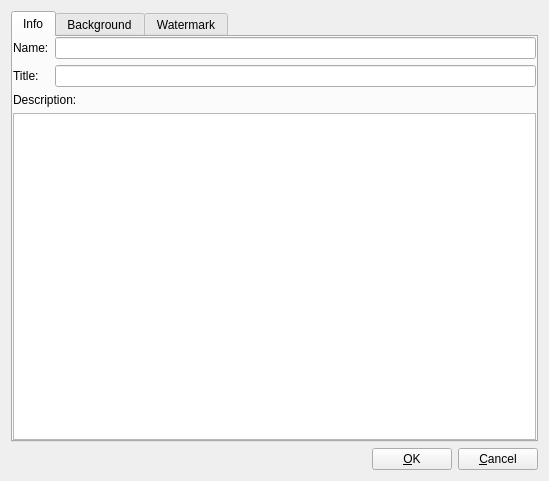
<?xml version="1.0" encoding="UTF-8"?>
<ui version="4.0">
 <author>Chris Ryan</author>
 <comment> * OpenRPT report writer and rendering engine
 * Copyright (C) 2001-2008 by OpenMFG, LLC
 *
 * This library is free software; you can redistribute it and/or
 * modify it under the terms of the GNU Lesser General Public
 * License as published by the Free Software Foundation; either
 * version 2.1 of the License, or (at your option) any later version.
 *
 * This library is distributed in the hope that it will be useful,
 * but WITHOUT ANY WARRANTY; without even the implied warranty of
 * MERCHANTABILITY or FITNESS FOR A PARTICULAR PURPOSE. See the GNU
 * Lesser General Public License for more details.
 *
 * You should have received a copy of the GNU Lesser General Public
 * License along with this library; if not, write to the Free Software
 * Foundation, Inc., 59 Temple Place, Suite 330, Boston, MA 02111-1307 USA
 * Please contact info@openmfg.com with any questions on this license.</comment>
 <class>ReportProperties</class>
 <widget class="QDialog" name="ReportProperties">
  <property name="geometry">
   <rect>
    <x>0</x>
    <y>0</y>
    <width>549</width>
    <height>481</height>
   </rect>
  </property>
  <property name="windowTitle">
   <string>Report Properties</string>
  </property>
  <layout class="QVBoxLayout">
   <property name="spacing">
    <number>6</number>
   </property>
   <property name="margin">
    <number>11</number>
   </property>
   <item>
    <widget class="QTabWidget" name="_tab">
     <property name="currentIndex">
      <number>0</number>
     </property>
     <widget class="QWidget" name="tab1">
      <attribute name="title">
       <string>Info</string>
      </attribute>
      <layout class="QVBoxLayout">
       <property name="spacing">
        <number>6</number>
       </property>
       <property name="margin">
        <number>0</number>
       </property>
       <item>
        <layout class="QGridLayout">
         <property name="margin">
          <number>0</number>
         </property>
         <property name="spacing">
          <number>6</number>
         </property>
         <item row="1" column="0">
          <widget class="QLabel" name="_lblTitle">
           <property name="text">
            <string>Title:</string>
           </property>
          </widget>
         </item>
         <item row="1" column="1">
          <widget class="QLineEdit" name="_leTitle"/>
         </item>
         <item row="0" column="1">
          <widget class="QLineEdit" name="_leName"/>
         </item>
         <item row="0" column="0">
          <widget class="QLabel" name="_lblName">
           <property name="text">
            <string>Name:</string>
           </property>
          </widget>
         </item>
        </layout>
       </item>
       <item>
        <widget class="QLabel" name="_lblDescrip">
         <property name="text">
          <string>Description:</string>
         </property>
        </widget>
       </item>
       <item>
        <widget class="QTextEdit" name="_leDescription"/>
       </item>
      </layout>
     </widget>
     <widget class="QWidget" name="tab2">
      <attribute name="title">
       <string>Background</string>
      </attribute>
      <layout class="QVBoxLayout">
       <property name="spacing">
        <number>6</number>
       </property>
       <property name="margin">
        <number>0</number>
       </property>
       <item>
        <widget class="QCheckBox" name="_cbBgEnable">
         <property name="text">
          <string>Enable Background Image</string>
         </property>
        </widget>
       </item>
       <item>
        <widget class="QTabWidget" name="_tabBg">
         <property name="currentIndex">
          <number>0</number>
         </property>
         <widget class="QWidget" name="tab21">
          <attribute name="title">
           <string>General</string>
          </attribute>
          <layout class="QVBoxLayout">
           <property name="spacing">
            <number>6</number>
           </property>
           <property name="margin">
            <number>0</number>
           </property>
           <item>
            <widget class="QGroupBox" name="_gbBgSource">
             <property name="title">
              <string>Source</string>
             </property>
             <layout class="QHBoxLayout">
              <property name="spacing">
               <number>6</number>
              </property>
              <property name="margin">
               <number>11</number>
              </property>
              <item>
               <widget class="QRadioButton" name="_rbBgStatic">
                <property name="text">
                 <string>Static</string>
                </property>
                <property name="checked">
                 <bool>true</bool>
                </property>
               </widget>
              </item>
              <item>
               <widget class="QRadioButton" name="_rbBgDynamic">
                <property name="text">
                 <string>Dynamic</string>
                </property>
               </widget>
              </item>
             </layout>
            </widget>
           </item>
           <item>
            <widget class="QGroupBox" name="_gbBgDynamic">
             <property name="enabled">
              <bool>false</bool>
             </property>
             <property name="title">
              <string>Database</string>
             </property>
             <layout class="QGridLayout">
              <property name="margin">
               <number>11</number>
              </property>
              <property name="spacing">
               <number>6</number>
              </property>
              <item row="1" column="1">
               <widget class="QLineEdit" name="_leBgColumn"/>
              </item>
              <item row="1" column="0">
               <widget class="QLabel" name="_lblBgColumn">
                <property name="sizePolicy">
                 <sizepolicy hsizetype="Preferred" vsizetype="Minimum">
                  <horstretch>0</horstretch>
                  <verstretch>0</verstretch>
                 </sizepolicy>
                </property>
                <property name="text">
                 <string>Column:</string>
                </property>
               </widget>
              </item>
              <item row="0" column="0">
               <widget class="QLabel" name="_lblBgQuery">
                <property name="text">
                 <string>Query Source:</string>
                </property>
               </widget>
              </item>
              <item row="0" column="1">
               <widget class="QueryComboBox" name="_cbBgQuery"/>
              </item>
             </layout>
            </widget>
           </item>
           <item>
            <widget class="QGroupBox" name="_gbBgOpacity">
             <property name="title">
              <string>Opacity</string>
             </property>
             <layout class="QHBoxLayout">
              <property name="spacing">
               <number>6</number>
              </property>
              <property name="margin">
               <number>11</number>
              </property>
              <item>
               <widget class="QLabel" name="_lblBgOpacityNone">
                <property name="font">
                 <font>
                  <family>Helvetica [Cronyx]</family>
                  <pointsize>8</pointsize>
                  <weight>50</weight>
                  <italic>false</italic>
                  <bold>false</bold>
                  <underline>false</underline>
                  <strikeout>false</strikeout>
                 </font>
                </property>
                <property name="text">
                 <string>0%
(transparent)</string>
                </property>
                <property name="alignment">
                 <set>Qt::AlignCenter</set>
                </property>
               </widget>
              </item>
              <item>
               <layout class="QVBoxLayout">
                <property name="spacing">
                 <number>6</number>
                </property>
                <property name="margin">
                 <number>0</number>
                </property>
                <item>
                 <widget class="QSlider" name="_slBgOpacity">
                  <property name="maximum">
                   <number>255</number>
                  </property>
                  <property name="value">
                   <number>25</number>
                  </property>
                  <property name="orientation">
                   <enum>Qt::Horizontal</enum>
                  </property>
                  <property name="tickInterval">
                   <number>25</number>
                  </property>
                 </widget>
                </item>
                <item>
                 <widget class="QLabel" name="_lblBgOpacity">
                  <property name="font">
                   <font>
                    <family>Helvetica [Cronyx]</family>
                    <pointsize>8</pointsize>
                    <weight>75</weight>
                    <italic>false</italic>
                    <bold>true</bold>
                    <underline>false</underline>
                    <strikeout>false</strikeout>
                   </font>
                  </property>
                  <property name="text">
                   <string>10%</string>
                  </property>
                  <property name="alignment">
                   <set>Qt::AlignCenter</set>
                  </property>
                 </widget>
                </item>
               </layout>
              </item>
              <item>
               <widget class="QLabel" name="_lblBgOpacityFull">
                <property name="font">
                 <font>
                  <family>Helvetica [Cronyx]</family>
                  <pointsize>8</pointsize>
                  <weight>50</weight>
                  <italic>false</italic>
                  <bold>false</bold>
                  <underline>false</underline>
                  <strikeout>false</strikeout>
                 </font>
                </property>
                <property name="text">
                 <string>100%
(opaque)</string>
                </property>
                <property name="alignment">
                 <set>Qt::AlignCenter</set>
                </property>
               </widget>
              </item>
             </layout>
            </widget>
           </item>
           <item>
            <spacer>
             <property name="orientation">
              <enum>Qt::Vertical</enum>
             </property>
             <property name="sizeType">
              <enum>QSizePolicy::Expanding</enum>
             </property>
             <property name="sizeHint" stdset="0">
              <size>
               <width>20</width>
               <height>20</height>
              </size>
             </property>
            </spacer>
           </item>
          </layout>
         </widget>
         <widget class="QWidget" name="tab22">
          <attribute name="title">
           <string>Layout</string>
          </attribute>
          <layout class="QVBoxLayout">
           <property name="spacing">
            <number>6</number>
           </property>
           <property name="margin">
            <number>0</number>
           </property>
           <item>
            <widget class="QGroupBox" name="_gbBgResizeMode">
             <property name="title">
              <string>Resize Mode</string>
             </property>
             <layout class="QHBoxLayout">
              <property name="spacing">
               <number>6</number>
              </property>
              <property name="margin">
               <number>11</number>
              </property>
              <item>
               <widget class="QRadioButton" name="_rbBgClip">
                <property name="text">
                 <string>Clip</string>
                </property>
                <property name="checked">
                 <bool>true</bool>
                </property>
               </widget>
              </item>
              <item>
               <widget class="QRadioButton" name="_rbBgStretch">
                <property name="text">
                 <string>Stretch</string>
                </property>
               </widget>
              </item>
             </layout>
            </widget>
           </item>
           <item>
            <layout class="QHBoxLayout">
             <property name="spacing">
              <number>6</number>
             </property>
             <property name="margin">
              <number>0</number>
             </property>
             <item>
              <layout class="QVBoxLayout">
               <property name="spacing">
                <number>6</number>
               </property>
               <property name="margin">
                <number>0</number>
               </property>
               <item>
                <layout class="QHBoxLayout">
                 <property name="spacing">
                  <number>6</number>
                 </property>
                 <property name="margin">
                  <number>0</number>
                 </property>
                 <item>
                  <widget class="QGroupBox" name="_gbBgHAlign">
                   <property name="sizePolicy">
                    <sizepolicy hsizetype="Preferred" vsizetype="Minimum">
                     <horstretch>0</horstretch>
                     <verstretch>0</verstretch>
                    </sizepolicy>
                   </property>
                   <property name="title">
                    <string>HAlign</string>
                   </property>
                   <layout class="QVBoxLayout">
                    <property name="spacing">
                     <number>6</number>
                    </property>
                    <property name="margin">
                     <number>11</number>
                    </property>
                    <item>
                     <widget class="QRadioButton" name="_rbBgHAlignLeft">
                      <property name="text">
                       <string>Left</string>
                      </property>
                      <property name="checked">
                       <bool>true</bool>
                      </property>
                     </widget>
                    </item>
                    <item>
                     <widget class="QRadioButton" name="_rbBgHAlignCenter">
                      <property name="text">
                       <string>Center</string>
                      </property>
                     </widget>
                    </item>
                    <item>
                     <widget class="QRadioButton" name="_rbBgHAlignRight">
                      <property name="text">
                       <string>Right</string>
                      </property>
                     </widget>
                    </item>
                   </layout>
                  </widget>
                 </item>
                 <item>
                  <widget class="QGroupBox" name="_gbBgVAlign">
                   <property name="sizePolicy">
                    <sizepolicy hsizetype="Preferred" vsizetype="Minimum">
                     <horstretch>0</horstretch>
                     <verstretch>0</verstretch>
                    </sizepolicy>
                   </property>
                   <property name="title">
                    <string>VAlign</string>
                   </property>
                   <layout class="QVBoxLayout">
                    <property name="spacing">
                     <number>6</number>
                    </property>
                    <property name="margin">
                     <number>11</number>
                    </property>
                    <item>
                     <widget class="QRadioButton" name="_rbBgVAlignTop">
                      <property name="text">
                       <string>Top</string>
                      </property>
                      <property name="checked">
                       <bool>true</bool>
                      </property>
                     </widget>
                    </item>
                    <item>
                     <widget class="QRadioButton" name="_rbBgVAlignMiddle">
                      <property name="text">
                       <string>Middle</string>
                      </property>
                     </widget>
                    </item>
                    <item>
                     <widget class="QRadioButton" name="_rbBgVAlignBottom">
                      <property name="text">
                       <string>Bottom</string>
                      </property>
                     </widget>
                    </item>
                   </layout>
                  </widget>
                 </item>
                </layout>
               </item>
               <item>
                <spacer>
                 <property name="orientation">
                  <enum>Qt::Vertical</enum>
                 </property>
                 <property name="sizeType">
                  <enum>QSizePolicy::Expanding</enum>
                 </property>
                 <property name="sizeHint" stdset="0">
                  <size>
                   <width>20</width>
                   <height>40</height>
                  </size>
                 </property>
                </spacer>
               </item>
              </layout>
             </item>
             <item>
              <layout class="QVBoxLayout">
               <property name="spacing">
                <number>6</number>
               </property>
               <property name="margin">
                <number>0</number>
               </property>
               <item>
                <widget class="QGroupBox" name="_gbBgBounds">
                 <property name="title">
                  <string>Bounds</string>
                 </property>
                 <layout class="QVBoxLayout">
                  <property name="spacing">
                   <number>6</number>
                  </property>
                  <property name="margin">
                   <number>11</number>
                  </property>
                  <item>
                   <layout class="QGridLayout">
                    <property name="margin">
                     <number>0</number>
                    </property>
                    <property name="spacing">
                     <number>6</number>
                    </property>
                    <item row="1" column="0">
                     <widget class="QLabel" name="_lblBgY">
                      <property name="text">
                       <string>Y:</string>
                      </property>
                      <property name="alignment">
                       <set>Qt::AlignRight|Qt::AlignTrailing|Qt::AlignVCenter</set>
                      </property>
                     </widget>
                    </item>
                    <item row="2" column="0">
                     <widget class="QLabel" name="_lblBgWidth">
                      <property name="text">
                       <string>Width:</string>
                      </property>
                      <property name="alignment">
                       <set>Qt::AlignRight|Qt::AlignTrailing|Qt::AlignVCenter</set>
                      </property>
                     </widget>
                    </item>
                    <item row="0" column="0">
                     <widget class="QLabel" name="_lblBgX">
                      <property name="text">
                       <string>X:</string>
                      </property>
                      <property name="alignment">
                       <set>Qt::AlignRight|Qt::AlignTrailing|Qt::AlignVCenter</set>
                      </property>
                     </widget>
                    </item>
                    <item row="3" column="1">
                     <widget class="QLineEdit" name="_leBgHeight">
                      <property name="text">
                       <string>11.0</string>
                      </property>
                     </widget>
                    </item>
                    <item row="3" column="0">
                     <widget class="QLabel" name="_lblBgHeight">
                      <property name="text">
                       <string>Height:</string>
                      </property>
                      <property name="alignment">
                       <set>Qt::AlignRight|Qt::AlignTrailing|Qt::AlignVCenter</set>
                      </property>
                     </widget>
                    </item>
                    <item row="1" column="1">
                     <widget class="QLineEdit" name="_leBgY">
                      <property name="text">
                       <string>0.0</string>
                      </property>
                     </widget>
                    </item>
                    <item row="0" column="1">
                     <widget class="QLineEdit" name="_leBgX">
                      <property name="text">
                       <string>0.0</string>
                      </property>
                     </widget>
                    </item>
                    <item row="2" column="1">
                     <widget class="QLineEdit" name="_leBgWidth">
                      <property name="text">
                       <string>8.5</string>
                      </property>
                     </widget>
                    </item>
                   </layout>
                  </item>
                  <item>
                   <widget class="QLabel" name="_lblBoundsInInches">
                    <property name="font">
                     <font>
                      <family>Helvetica [Cronyx]</family>
                      <pointsize>8</pointsize>
                      <weight>50</weight>
                      <italic>true</italic>
                      <bold>false</bold>
                      <underline>false</underline>
                      <strikeout>false</strikeout>
                     </font>
                    </property>
                    <property name="text">
                     <string>in inches</string>
                    </property>
                    <property name="alignment">
                     <set>Qt::AlignRight|Qt::AlignTrailing|Qt::AlignVCenter</set>
                    </property>
                   </widget>
                  </item>
                 </layout>
                </widget>
               </item>
               <item>
                <spacer>
                 <property name="orientation">
                  <enum>Qt::Vertical</enum>
                 </property>
                 <property name="sizeType">
                  <enum>QSizePolicy::Expanding</enum>
                 </property>
                 <property name="sizeHint" stdset="0">
                  <size>
                   <width>20</width>
                   <height>20</height>
                  </size>
                 </property>
                </spacer>
               </item>
              </layout>
             </item>
            </layout>
           </item>
          </layout>
         </widget>
         <widget class="QWidget" name="tab23">
          <attribute name="title">
           <string>Static Image</string>
          </attribute>
          <layout class="QVBoxLayout">
           <property name="spacing">
            <number>6</number>
           </property>
           <property name="margin">
            <number>0</number>
           </property>
           <item>
            <widget class="QGroupBox" name="_gbStatic">
             <property name="title">
              <string>Choose Image</string>
             </property>
             <layout class="QVBoxLayout" name="verticalLayout_2">
              <item>
               <widget class="QScrollArea" name="scrollArea">
                <property name="widgetResizable">
                 <bool>true</bool>
                </property>
                <widget class="QWidget" name="scrollAreaWidgetContents">
                 <property name="geometry">
                  <rect>
                   <x>0</x>
                   <y>0</y>
                   <width>493</width>
                   <height>272</height>
                  </rect>
                 </property>
                 <layout class="QVBoxLayout" name="verticalLayout">
                  <item>
                   <widget class="QLabel" name="_pixmap">
                    <property name="sizePolicy">
                     <sizepolicy hsizetype="Preferred" vsizetype="MinimumExpanding">
                      <horstretch>0</horstretch>
                      <verstretch>0</verstretch>
                     </sizepolicy>
                    </property>
                    <property name="scaledContents">
                     <bool>true</bool>
                    </property>
                    <property name="alignment">
                     <set>Qt::AlignLeading|Qt::AlignLeft|Qt::AlignTop</set>
                    </property>
                   </widget>
                  </item>
                 </layout>
                </widget>
               </widget>
              </item>
              <item>
               <widget class="QPushButton" name="_btnLoad">
                <property name="sizePolicy">
                 <sizepolicy hsizetype="Minimum" vsizetype="Fixed">
                  <horstretch>0</horstretch>
                  <verstretch>0</verstretch>
                 </sizepolicy>
                </property>
                <property name="text">
                 <string>Load...</string>
                </property>
               </widget>
              </item>
             </layout>
            </widget>
           </item>
          </layout>
         </widget>
        </widget>
       </item>
      </layout>
     </widget>
     <widget class="QWidget" name="tab3">
      <attribute name="title">
       <string>Watermark</string>
      </attribute>
      <layout class="QVBoxLayout">
       <property name="spacing">
        <number>6</number>
       </property>
       <property name="margin">
        <number>0</number>
       </property>
       <item>
        <layout class="QHBoxLayout">
         <property name="spacing">
          <number>6</number>
         </property>
         <property name="margin">
          <number>0</number>
         </property>
         <item>
          <widget class="QCheckBox" name="_cbWmStatic">
           <property name="text">
            <string>Static Text</string>
           </property>
           <property name="checked">
            <bool>true</bool>
           </property>
          </widget>
         </item>
         <item>
          <widget class="QLineEdit" name="_leWmText"/>
         </item>
        </layout>
       </item>
       <item>
        <widget class="QGroupBox" name="_gbWmDynamic">
         <property name="enabled">
          <bool>false</bool>
         </property>
         <property name="title">
          <string>Database</string>
         </property>
         <layout class="QGridLayout">
          <property name="margin">
           <number>11</number>
          </property>
          <property name="spacing">
           <number>6</number>
          </property>
          <item row="1" column="1">
           <widget class="QLineEdit" name="_leWmColumn"/>
          </item>
          <item row="1" column="0">
           <widget class="QLabel" name="_lblWmColumn">
            <property name="sizePolicy">
             <sizepolicy hsizetype="Preferred" vsizetype="Minimum">
              <horstretch>0</horstretch>
              <verstretch>0</verstretch>
             </sizepolicy>
            </property>
            <property name="text">
             <string>Column:</string>
            </property>
           </widget>
          </item>
          <item row="0" column="0">
           <widget class="QLabel" name="_lblWmQuery">
            <property name="text">
             <string>Query Source:</string>
            </property>
           </widget>
          </item>
          <item row="0" column="1">
           <widget class="QueryComboBox" name="_cbWmQuery"/>
          </item>
         </layout>
        </widget>
       </item>
       <item>
        <widget class="QCheckBox" name="_cbWmUseBest">
         <property name="text">
          <string>Use best font</string>
         </property>
         <property name="checked">
          <bool>true</bool>
         </property>
        </widget>
       </item>
       <item>
        <widget class="QGroupBox" name="_gbWmFont">
         <property name="enabled">
          <bool>false</bool>
         </property>
         <property name="title">
          <string>Font</string>
         </property>
         <layout class="QHBoxLayout">
          <property name="spacing">
           <number>6</number>
          </property>
          <property name="margin">
           <number>11</number>
          </property>
          <item>
           <widget class="QLineEdit" name="_leWmFont">
            <property name="text">
             <string>Arial</string>
            </property>
            <property name="readOnly">
             <bool>true</bool>
            </property>
           </widget>
          </item>
          <item>
           <widget class="QPushButton" name="_btnWmChangeFont">
            <property name="text">
             <string>Change...</string>
            </property>
           </widget>
          </item>
         </layout>
        </widget>
       </item>
       <item>
        <widget class="QGroupBox" name="_gbWmOpacity">
         <property name="title">
          <string>Opacity</string>
         </property>
         <layout class="QHBoxLayout">
          <property name="spacing">
           <number>6</number>
          </property>
          <property name="margin">
           <number>11</number>
          </property>
          <item>
           <widget class="QLabel" name="_lblWmOpacityNone">
            <property name="font">
             <font>
              <family>Helvetica [Cronyx]</family>
              <pointsize>8</pointsize>
              <weight>50</weight>
              <italic>false</italic>
              <bold>false</bold>
              <underline>false</underline>
              <strikeout>false</strikeout>
             </font>
            </property>
            <property name="text">
             <string>0%
(transparent)</string>
            </property>
            <property name="alignment">
             <set>Qt::AlignCenter</set>
            </property>
           </widget>
          </item>
          <item>
           <layout class="QVBoxLayout">
            <property name="spacing">
             <number>6</number>
            </property>
            <property name="margin">
             <number>0</number>
            </property>
            <item>
             <widget class="QSlider" name="_slWmOpacity">
              <property name="maximum">
               <number>255</number>
              </property>
              <property name="value">
               <number>25</number>
              </property>
              <property name="orientation">
               <enum>Qt::Horizontal</enum>
              </property>
              <property name="tickInterval">
               <number>25</number>
              </property>
             </widget>
            </item>
            <item>
             <widget class="QLabel" name="_lblWmOpacity">
              <property name="font">
               <font>
                <family>Helvetica [Cronyx]</family>
                <pointsize>8</pointsize>
                <weight>75</weight>
                <italic>false</italic>
                <bold>true</bold>
                <underline>false</underline>
                <strikeout>false</strikeout>
               </font>
              </property>
              <property name="text">
               <string>10%</string>
              </property>
              <property name="alignment">
               <set>Qt::AlignCenter</set>
              </property>
             </widget>
            </item>
           </layout>
          </item>
          <item>
           <widget class="QLabel" name="_lblWmOpacityFull">
            <property name="font">
             <font>
              <family>Helvetica [Cronyx]</family>
              <pointsize>8</pointsize>
              <weight>50</weight>
              <italic>false</italic>
              <bold>false</bold>
              <underline>false</underline>
              <strikeout>false</strikeout>
             </font>
            </property>
            <property name="text">
             <string>100%
(opaque)</string>
            </property>
            <property name="alignment">
             <set>Qt::AlignCenter</set>
            </property>
           </widget>
          </item>
         </layout>
        </widget>
       </item>
       <item>
        <spacer>
         <property name="orientation">
          <enum>Qt::Vertical</enum>
         </property>
         <property name="sizeType">
          <enum>QSizePolicy::Expanding</enum>
         </property>
         <property name="sizeHint" stdset="0">
          <size>
           <width>20</width>
           <height>40</height>
          </size>
         </property>
        </spacer>
       </item>
      </layout>
     </widget>
    </widget>
   </item>
   <item>
    <layout class="QHBoxLayout">
     <property name="spacing">
      <number>6</number>
     </property>
     <property name="margin">
      <number>0</number>
     </property>
     <item>
      <spacer>
       <property name="orientation">
        <enum>Qt::Horizontal</enum>
       </property>
       <property name="sizeType">
        <enum>QSizePolicy::Expanding</enum>
       </property>
       <property name="sizeHint" stdset="0">
        <size>
         <width>155</width>
         <height>20</height>
        </size>
       </property>
      </spacer>
     </item>
     <item>
      <widget class="QPushButton" name="_btnAccept">
       <property name="text">
        <string>&amp;OK</string>
       </property>
      </widget>
     </item>
     <item>
      <widget class="QPushButton" name="_btnCancel">
       <property name="text">
        <string>&amp;Cancel</string>
       </property>
      </widget>
     </item>
    </layout>
   </item>
  </layout>
 </widget>
 <layoutdefault spacing="6" margin="11"/>
 <pixmapfunction>qPixmapFromMimeSource</pixmapfunction>
 <customwidgets>
  <customwidget>
   <class>QueryComboBox</class>
   <extends>QComboBox</extends>
   <header>querycombobox.h</header>
  </customwidget>
 </customwidgets>
 <tabstops>
  <tabstop>_tab</tabstop>
  <tabstop>_leName</tabstop>
  <tabstop>_leTitle</tabstop>
  <tabstop>_leDescription</tabstop>
  <tabstop>_cbBgEnable</tabstop>
  <tabstop>_tabBg</tabstop>
  <tabstop>_rbBgStatic</tabstop>
  <tabstop>_cbBgQuery</tabstop>
  <tabstop>_leBgColumn</tabstop>
  <tabstop>_slBgOpacity</tabstop>
  <tabstop>_rbBgClip</tabstop>
  <tabstop>_rbBgHAlignLeft</tabstop>
  <tabstop>_rbBgVAlignTop</tabstop>
  <tabstop>_leBgX</tabstop>
  <tabstop>_leBgY</tabstop>
  <tabstop>_leBgWidth</tabstop>
  <tabstop>_leBgHeight</tabstop>
  <tabstop>_btnLoad</tabstop>
  <tabstop>_cbWmStatic</tabstop>
  <tabstop>_leWmText</tabstop>
  <tabstop>_cbWmQuery</tabstop>
  <tabstop>_leWmColumn</tabstop>
  <tabstop>_cbWmUseBest</tabstop>
  <tabstop>_leWmFont</tabstop>
  <tabstop>_btnWmChangeFont</tabstop>
  <tabstop>_slWmOpacity</tabstop>
  <tabstop>_btnAccept</tabstop>
  <tabstop>_btnCancel</tabstop>
 </tabstops>
 <resources/>
 <connections>
  <connection>
   <sender>_btnAccept</sender>
   <signal>clicked()</signal>
   <receiver>ReportProperties</receiver>
   <slot>accept()</slot>
   <hints>
    <hint type="sourcelabel">
     <x>20</x>
     <y>20</y>
    </hint>
    <hint type="destinationlabel">
     <x>20</x>
     <y>20</y>
    </hint>
   </hints>
  </connection>
  <connection>
   <sender>_btnCancel</sender>
   <signal>clicked()</signal>
   <receiver>ReportProperties</receiver>
   <slot>reject()</slot>
   <hints>
    <hint type="sourcelabel">
     <x>20</x>
     <y>20</y>
    </hint>
    <hint type="destinationlabel">
     <x>20</x>
     <y>20</y>
    </hint>
   </hints>
  </connection>
  <connection>
   <sender>_cbWmStatic</sender>
   <signal>toggled(bool)</signal>
   <receiver>_gbWmDynamic</receiver>
   <slot>setDisabled(bool)</slot>
   <hints>
    <hint type="sourcelabel">
     <x>20</x>
     <y>20</y>
    </hint>
    <hint type="destinationlabel">
     <x>20</x>
     <y>20</y>
    </hint>
   </hints>
  </connection>
  <connection>
   <sender>_cbWmStatic</sender>
   <signal>toggled(bool)</signal>
   <receiver>_leWmText</receiver>
   <slot>setEnabled(bool)</slot>
   <hints>
    <hint type="sourcelabel">
     <x>20</x>
     <y>20</y>
    </hint>
    <hint type="destinationlabel">
     <x>20</x>
     <y>20</y>
    </hint>
   </hints>
  </connection>
  <connection>
   <sender>_cbWmUseBest</sender>
   <signal>toggled(bool)</signal>
   <receiver>_gbWmFont</receiver>
   <slot>setDisabled(bool)</slot>
   <hints>
    <hint type="sourcelabel">
     <x>20</x>
     <y>20</y>
    </hint>
    <hint type="destinationlabel">
     <x>20</x>
     <y>20</y>
    </hint>
   </hints>
  </connection>
  <connection>
   <sender>_cbBgEnable</sender>
   <signal>toggled(bool)</signal>
   <receiver>_tabBg</receiver>
   <slot>setEnabled(bool)</slot>
   <hints>
    <hint type="sourcelabel">
     <x>20</x>
     <y>20</y>
    </hint>
    <hint type="destinationlabel">
     <x>20</x>
     <y>20</y>
    </hint>
   </hints>
  </connection>
  <connection>
   <sender>_rbBgStatic</sender>
   <signal>toggled(bool)</signal>
   <receiver>_gbBgDynamic</receiver>
   <slot>setDisabled(bool)</slot>
   <hints>
    <hint type="sourcelabel">
     <x>20</x>
     <y>20</y>
    </hint>
    <hint type="destinationlabel">
     <x>20</x>
     <y>20</y>
    </hint>
   </hints>
  </connection>
  <connection>
   <sender>_rbBgStatic</sender>
   <signal>toggled(bool)</signal>
   <receiver>_gbStatic</receiver>
   <slot>setEnabled(bool)</slot>
   <hints>
    <hint type="sourcelabel">
     <x>20</x>
     <y>20</y>
    </hint>
    <hint type="destinationlabel">
     <x>20</x>
     <y>20</y>
    </hint>
   </hints>
  </connection>
 </connections>
</ui>
